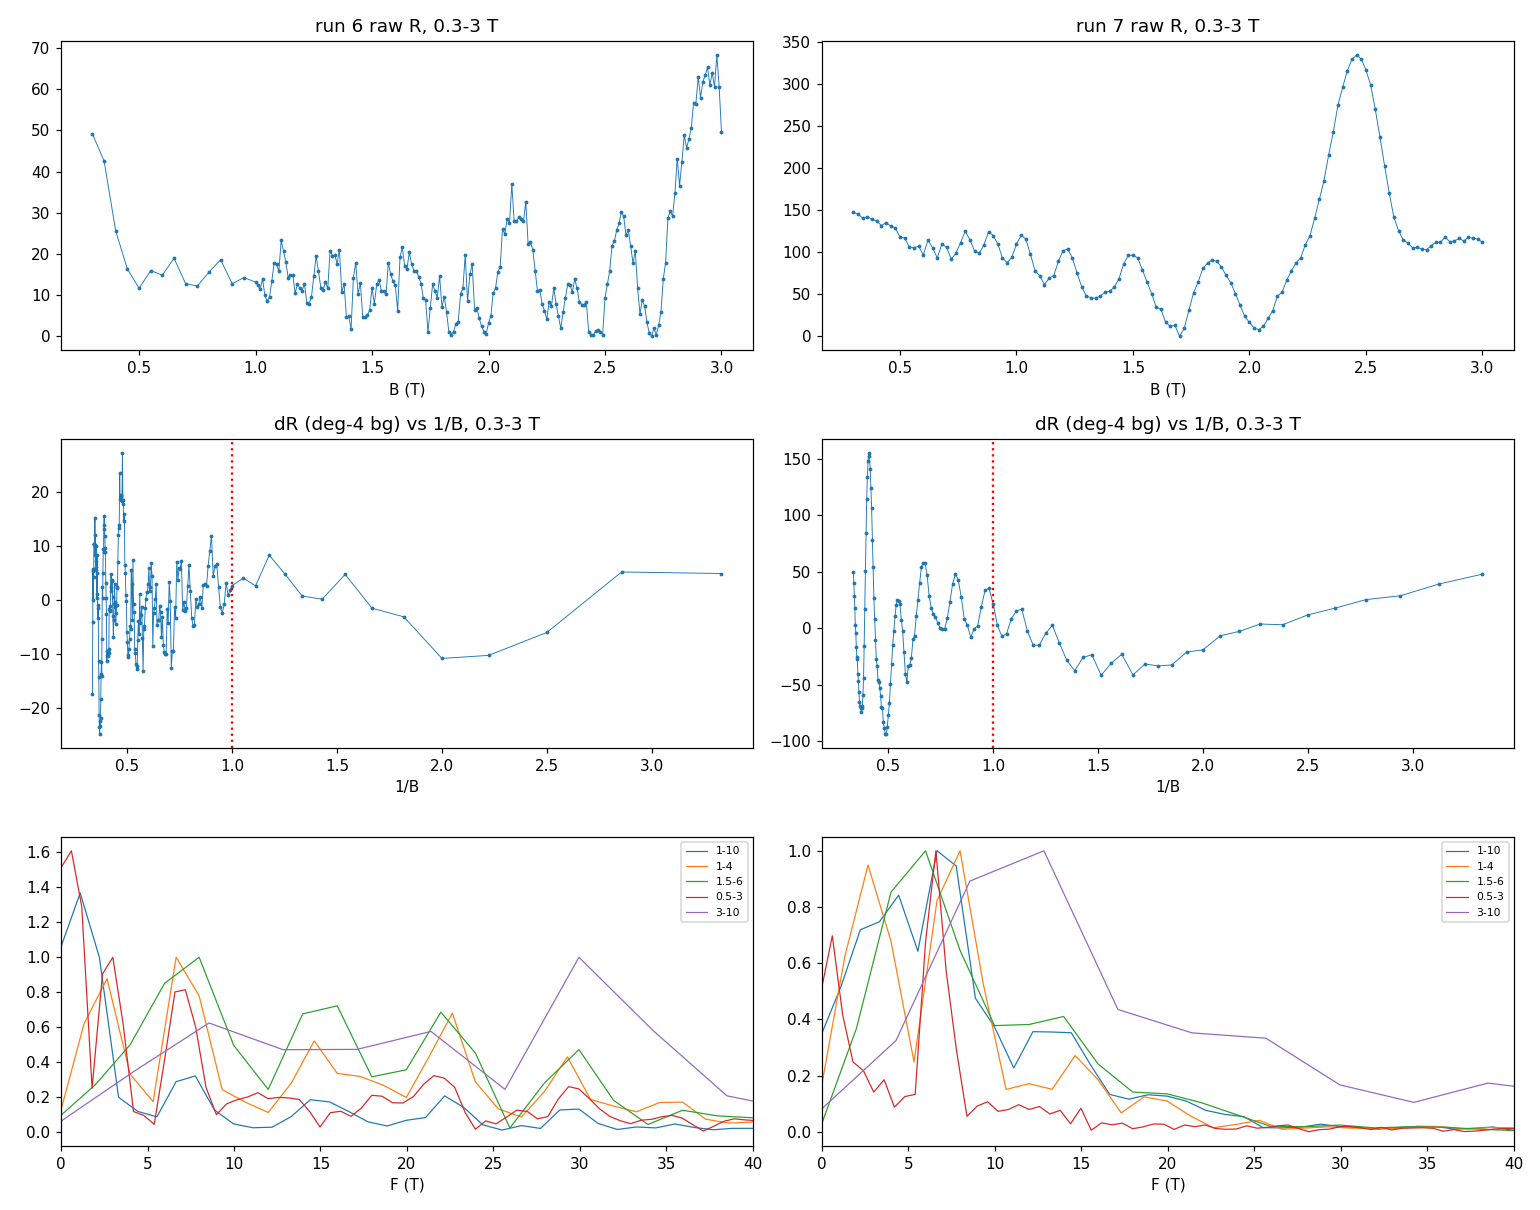

Reproduce this figure in Python.
"""Low-B focus on run 6 (electron) and run 7 (hole): onset from the 10 mT leg only, bg-subtracted dR vs B and vs 1/B below 3 T, FFT window variants."""
import numpy as np, matplotlib
matplotlib.use("Agg"); import matplotlib.pyplot as plt
from scipy.signal import find_peaks
from hera.analysis import open_run, sdh_onset, sdh_fft, SdhOnsetError
def load(rid):
    r=open_run(f"data/{rid}"); B=r.col("magnet_field"); R=np.abs(r.col("sr1_X")/(r.col("sr0_X")/(-1e6)))
    o=np.argsort(B); return B[o],R[o]
fig,axs=plt.subplots(3,2,figsize=(14,11))
for j,(rid,blo_fine) in enumerate(((6,1.0),(7,0.3))):
    B,R=load(rid)
    for blo in (0.3, blo_fine, 1.5):
        try:
            on=sdh_onset(R,B,b_lo=blo,r_full_scale=5000); print(f"run {rid} b_lo={blo}: onset_b={on.onset_b:.2f} T (tone {on.onset_freq:.1f} T)")
            for t in on.tones: print(f"    {t.freq:5.1f} T onset {t.onset_b:.2f} snr {max(t.snr):.0f} censored={t.censored} marginal={t.marginal} harm_of={t.harmonic_of}")
        except SdhOnsetError as ex: print(f"run {rid} b_lo={blo}: SdhOnsetError {ex}")
    m=(B>=0.3)&(B<=3.0); cf=np.polyfit(B[m],R[m],4); dR=R[m]-np.polyval(cf,B[m])
    ax=axs[0,j]; ax.plot(B[m],R[m],'.-',ms=3,lw=0.6); ax.set_title(f"run {rid} raw R, 0.3-3 T"); ax.set_xlabel("B (T)")
    ax=axs[1,j]; ax.plot(1/B[m],dR,'.-',ms=3,lw=0.6); ax.set_xlabel("1/B"); ax.set_title("dR (deg-4 bg) vs 1/B, 0.3-3 T"); ax.axvline(1.0,color='r',ls=':')
    ax=axs[2,j]
    for lab,rng in (("1-10",(1.0,10)),("1-4",(1.0,4.0)),("1.5-6",(1.5,6.0)),("0.5-3",(0.5,3.0)),("3-10",(3.0,10))):
        try:
            f,sp=sdh_fft(R[:,None],B,b_range=rng,bg_degree=5,log=False); sp=sp[0]/sp[0][f>2].max()
            ax.plot(f,sp,lw=0.8,label=lab); ip,_=find_peaks(sp,height=0.08,prominence=0.04); ip=ip[f[ip]>1.5]
            print(f"  run {rid} FFT {lab} T: "+", ".join(f"{f[i]:.1f}({sp[i]:.2f})" for i in ip[:12]))
        except Exception as ex: print("fft fail",lab,ex)
    ax.set_xlim(0,40); ax.legend(fontsize=7); ax.set_xlabel("F (T)")
plt.tight_layout(); plt.savefig("hera_scratch/spot_lowB.png",dpi=110)
